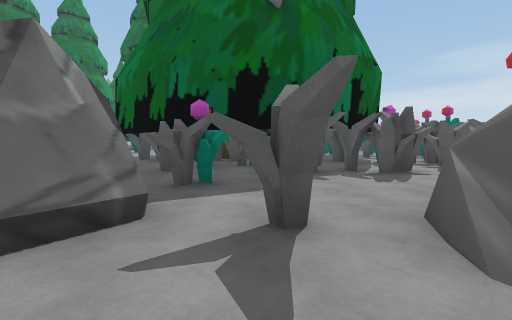
[1] (above)

16 first-person views from a walk through a scene from a Unity 3-D project. The camera is 1.3 m above the floor, tilts 4° down and sees 80° across. The floor is counted in squares, 1.8 m on a side. Each view is taken from the middle of a square. On the plan, view 1 faces up. The plan holds only what a view shows up to about 10 squares ahead; the rest is blank. The place goes on beyond the plan. The player is left out.

[2]
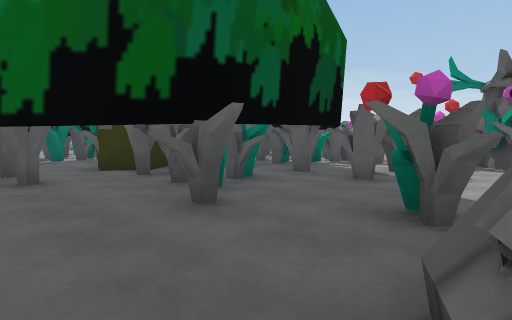

[3]
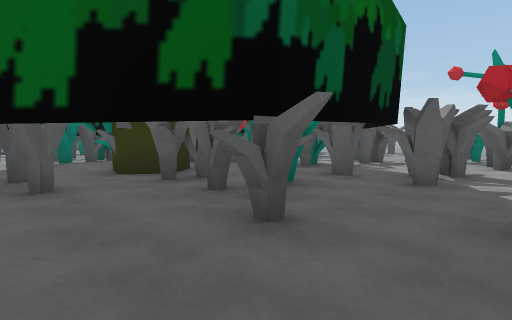

[4]
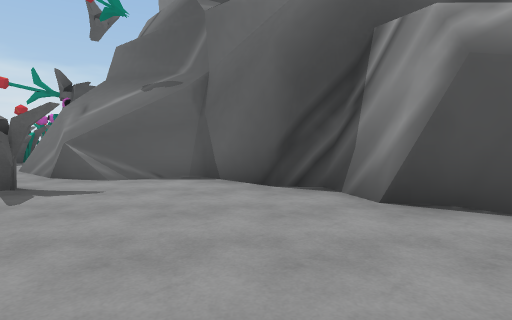

[5]
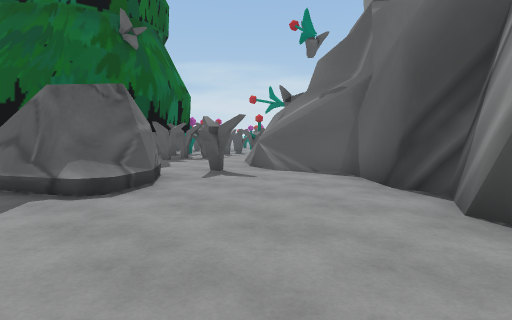

[6]
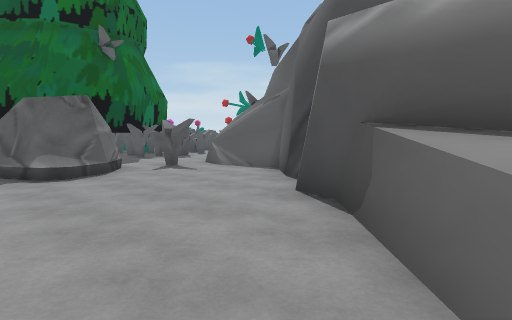

[7]
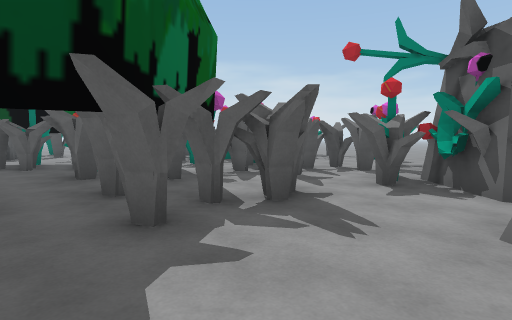

[8]
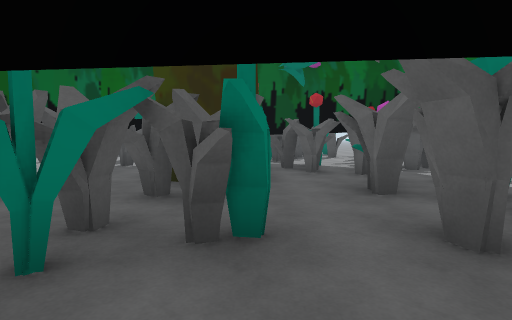

[9]
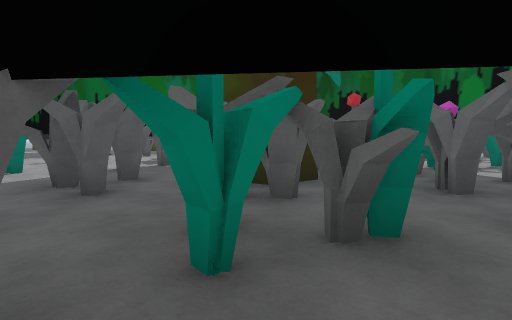

[10]
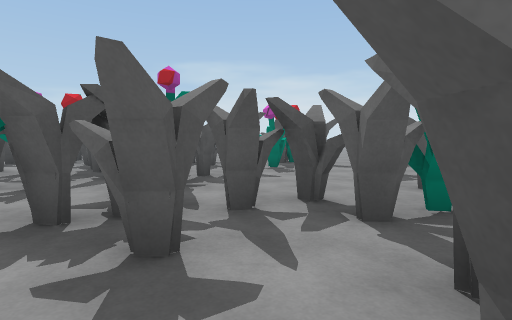

[11]
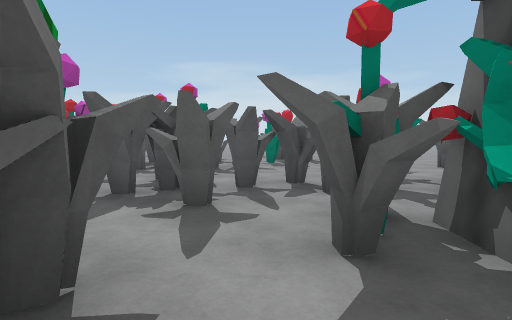

[12]
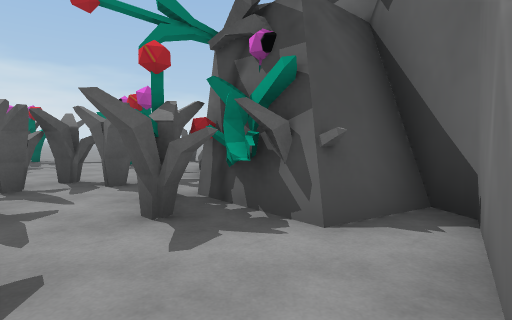

[13]
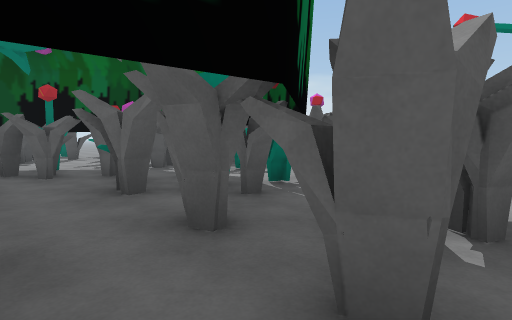

[14]
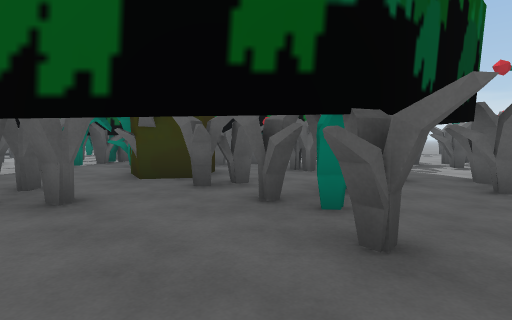

[15]
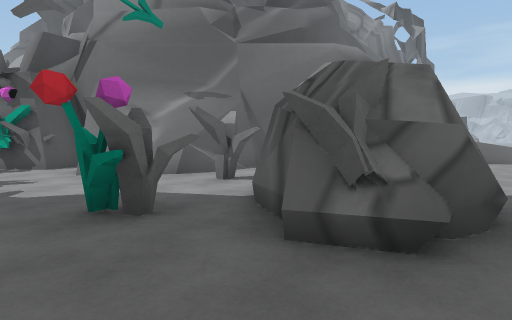

[16]
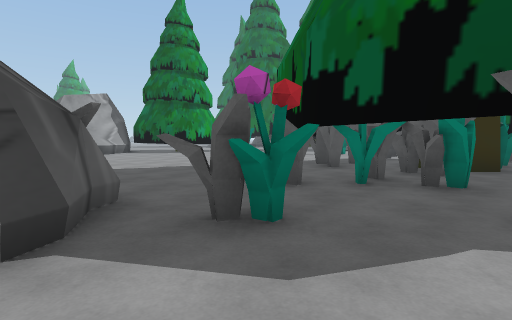

### Floor plan
Key: @ floor where view 1 was taken; # wall or solid block; x gap in a wall; . floor; ^ raised ledge; T thing the floor can be seen under or through; F flower; R rock; O other object.
Columns run from 4 left of view 1 to 12 right of it. Each row starts with its distance up from view 1.
 18       #
 17  .#  #.. #
 16  .####.. .
 15 .###..T. ..#
 14 #..F.TT #F##
 13  ...FTT ###  #
 12 ...##.T. ##  . #
 11 ##.##.TT.. ##.F#
 10 ##.#..TT..T.....
  9 #..x...TFTT...O..
  8 .T.TTTT..TTT.....
  7 ..TTTTTT...T.T..#
  6 .........TT.TT
  5 ...#.....TT
  4 .#R....####
  3 .RRR#.###
  2 .RR...#
  1 ......#
  0 ....@##
 -1 .....#
 -2 ...###
 -3 ...##
 -4 ..^#
 -5 .^^#

Where each view was taken, in squares from view 1:
view 1: 0 up, 0 right, facing up
view 2: 4 up, 4 left, facing up-right
view 3: 5 up, 4 left, facing up-right
view 4: 1 down, 4 left, facing right
view 5: 3 down, 4 left, facing up-right
view 6: 5 down, 4 left, facing up-right
view 7: 4 up, 0 right, facing up-right
view 8: 6 up, 0 right, facing up
view 9: 6 up, 1 left, facing up
view 10: 6 up, 4 right, facing up-right
view 11: 5 up, 3 right, facing up-right
view 12: 5 up, 2 right, facing right
view 13: 6 up, 0 right, facing up-right
view 14: 6 up, 4 left, facing up-right
view 15: 6 up, 4 left, facing down-right
view 16: 3 up, 1 right, facing up-left
